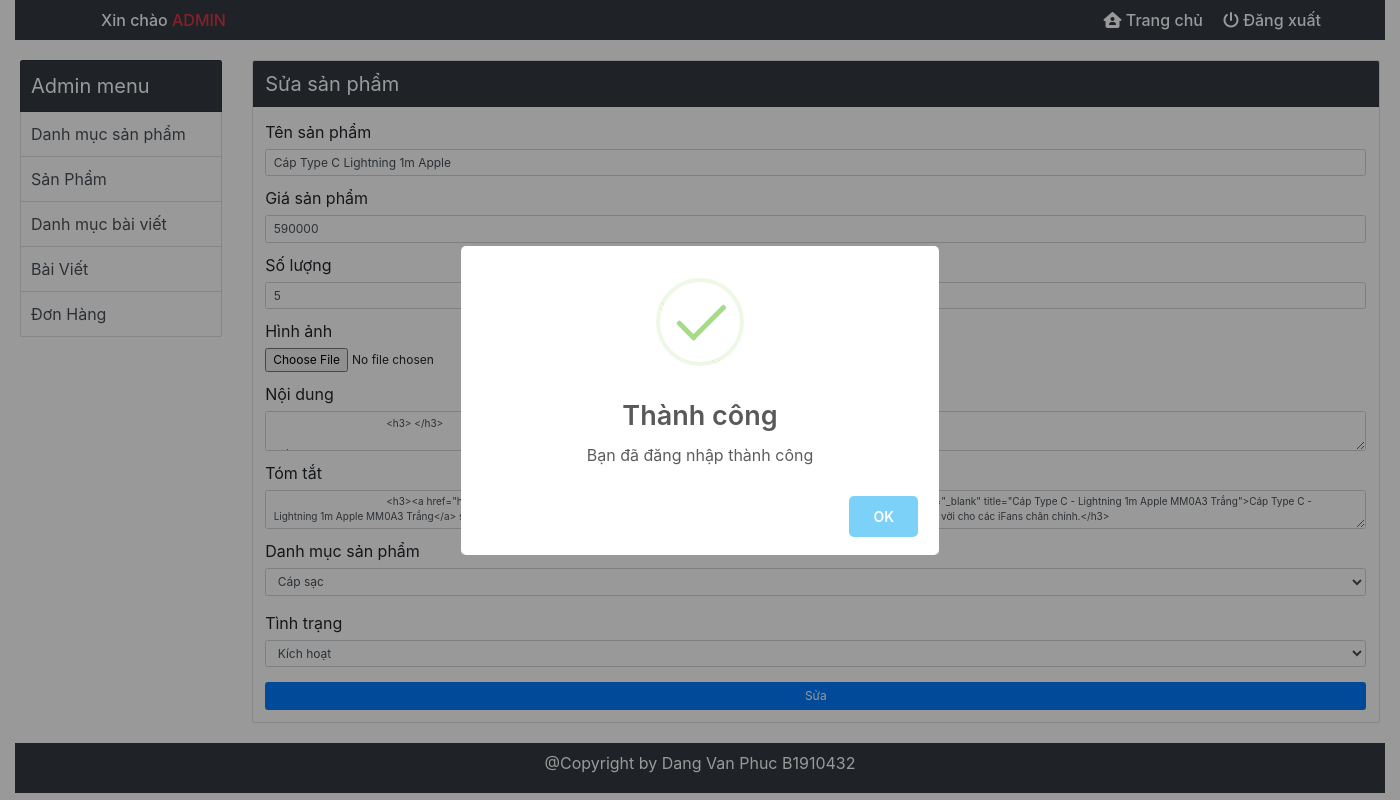
Screenshot of /admin/root/index.php?controller=product&action=edit&id=18 (signed in) with the database file from the repository.
### tables this page shows
CREATE TABLE `product` (
  `id` int NOT NULL,
  `name` varchar(100) NOT NULL,
  `price` varchar(50) NOT NULL,
  `quantity` int NOT NULL,
  `image` varchar(200) NOT NULL,
  `description` text NOT NULL,
  `content` text NOT NULL,
  `id_category` int NOT NULL,
  `status` int NOT NULL
);

### admin/modules/product/edit.php (the view, shortened to what this page needs)
<?php
	$id = $_GET['id'];
	$sql = "select * from product where id = '$id'";
	$result = mysqli_query($connect,$sql);
 ?>
<div class="card rounded">
	<div class="card-header font-20 bg-dark text-white">
		Sửa sản phẩm
	</div>
	<div class="card-body">
		<form action="../modules/product/process.php" method="post" enctype="multipart/form-data">
			<?php foreach ($result as $each): ?>
				<div class="form-group font-16">
					<label for="name">Tên sản phẩm</label>
	    			<input type="text" class="form-control font-12" placeholder="Nhập tên danh mục cần thêm" id="name" name="name"
	    			value="<?php echo $each['name'] ?>">
				</div>
				<div class="form-group font-16">
					<label for="price">Giá sản phẩm</label>
	    			<input type="text" class="form-control font-12" placeholder="Nhập tên danh mục cần thêm" id="price" name="price" value="<?php echo $each['price'] ?>">
				</div>
				<div class="form-group font-16">
					<label for="quantity">Số lượng</label>
				</div>
				<div class="form-group font-16">
					<label for="image">Hình ảnh</label>
				</div>
				<div class="form-group font-16">
					<label for="content">Nội dung</label>
				</div>
				<div class="form-group font-16">
					<label for="description">Tóm tắt</label>
				</div>
				<div class="form-group font-16">
					<?php
						$sql = "select * from product_category order by id";
						$result = mysqli_query($connect,$sql);
					 ?>
					<label for="category">Danh mục sản phẩm</label>
					<select class="form-control mb-15 font-12" id="category" name="category" style="margin-bottom: 40px;">
						<?php foreach ($result as $row):
							if($each['id_category'] == $row['id']) {
						?>
								<option selected value="<?php echo $row['id'] ?>"><?php echo $row['name'] ?></option>
						<?php } else { ?>
								<option value="<?php echo $row['id'] ?>"><?php echo $row['name'] ?></option>
						<?php  } endforeach ?>
					</select>
				</div>
				<div class="form-group font-16">
					<label for="status">Tình trạng</label>
					<select class="form-control mb-15 font-12" id="status" name="status" style="margin-bottom: 40px;">
						<?php if($each['status'] == 1) {?>
		  					<option value="1" selected>Kích hoạt</option>
			  			<?php } else { ?>
			  				<option value="0" selected>Ẩn</option>
		  					<option value="1">Kích hoạt</option>
			  			<?php } ?>
					</select>
				</div>
				<input class="btn btn-primary btn-block font-12" type="submit" name="update" value="Sửa">
			<?php endforeach ?>
		</form>
	</div>
</div>

### admin/root/css/style.css (style rules this page uses)
* { padding: 0; margin: 0; box-sizing: border-box; text-decoration: none; }
html { font-size:62.5%; }
.font-20 { font-size: 2rem !important; }
.font-16 { font-size: 1.6rem !important; }
.font-12 { font-size: 1.2rem !important; }
.mb-15 { margin-bottom: 15px !important; }

### rows the page displays
product: name "Cáp Type C Lightning 1m Apple", price "590000", status "Kích hoạt"

### other values shown
$_SESSION['username'] "ADMIN"
form field category "Cáp sạc"
